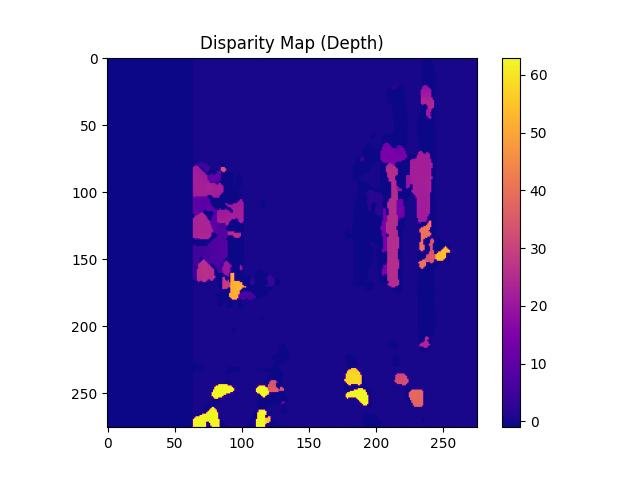
#> input picture data/output/generated-images/balcony-stereo-plasma.jpg, 640 x 480 px
$ python '2D-grid-from-disparity-map&edges.py'
#> lines starting #> are read from the running program, lines starting #| are printed output that depends on the picture; after the words box and inside, x2 and y2 are one past the last pixel; in counts of white or black regions, pixels touching at a corner belong together
import cv2, os, config
import numpy as np
import matplotlib.pyplot as plt

input_image_plasma = os.path.join(config.STEREO_OUTPUT_IMAGE, "balcony-stereo-plasma.jpg")
input_image_gray = os.path.join(config.STEREO_OUTPUT_IMAGE, "balcony-stereo-grey.jpg")
output_image_grid = os.path.join(config.STEREO_OUTPUT_IMAGE, "balcony-stereo-grid.jpg")

# Load images
disparity = cv2.imread(input_image_plasma, cv2.IMREAD_GRAYSCALE)
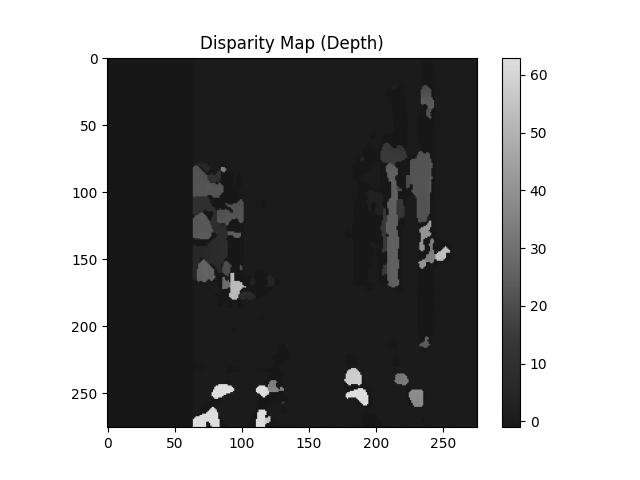
#> disparity: shape (480, 640); min 0, max 255, mean 149.5
edges = cv2.imread(input_image_gray, cv2.IMREAD_GRAYSCALE)
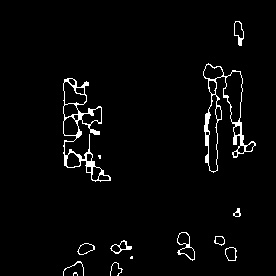
#> input picture data/output/generated-images/balcony-stereo-grey.jpg, 276 x 276 px
#> edges is the input picture: shape (276, 276); min 0, max 255, mean 7.5

# Resize for grid conversion (optional)
grid_size = 20  # example grid resolution
resized_disp = cv2.resize(disparity, (grid_size, grid_size))
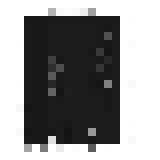
#> resized_disp: shape (20, 20) (shown 8 times larger); min 20, max 255, mean 145.2
resized_edges = cv2.resize(edges, (grid_size, grid_size))
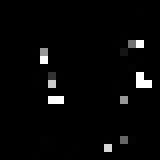
#> resized_edges: shape (20, 20) (shown 8 times larger); min 0, max 255, mean 7.1

grid = np.zeros((grid_size, grid_size), dtype=int)

# Thresholds to decide region types
floor_threshold = 15    # lower depth = closer (likely floor)
edge_threshold = 50     # edge strength

for y in range(grid_size):
    for x in range(grid_size):
        d = resized_disp[y, x]
        e = resized_edges[y, x]
        if d > floor_threshold:
            grid[y, x] = 1  # Floor
        if e > edge_threshold:
            grid[y, x] = 2  # Wall/Obstacle
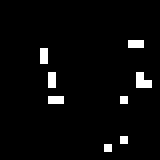
#> grid: shape (20, 20) int64 (shown 8 times larger); values 1 (black) and 2 (white), 3.5% white in thin lines or dots, all inside (x1, y1, x2, y2) = (5, 5, 19, 19)

plt.imshow(grid, cmap='tab20')
plt.title("2D Grid Layout (Floor/Wall Projection)")
plt.colorbar()
plt.savefig(output_image_grid)
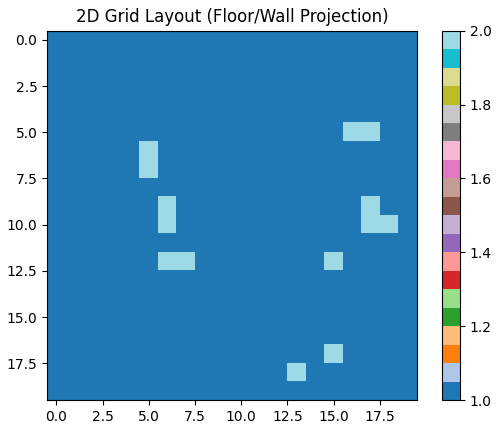
#> figure drawn by matplotlib, 2 panels
plt.show()
